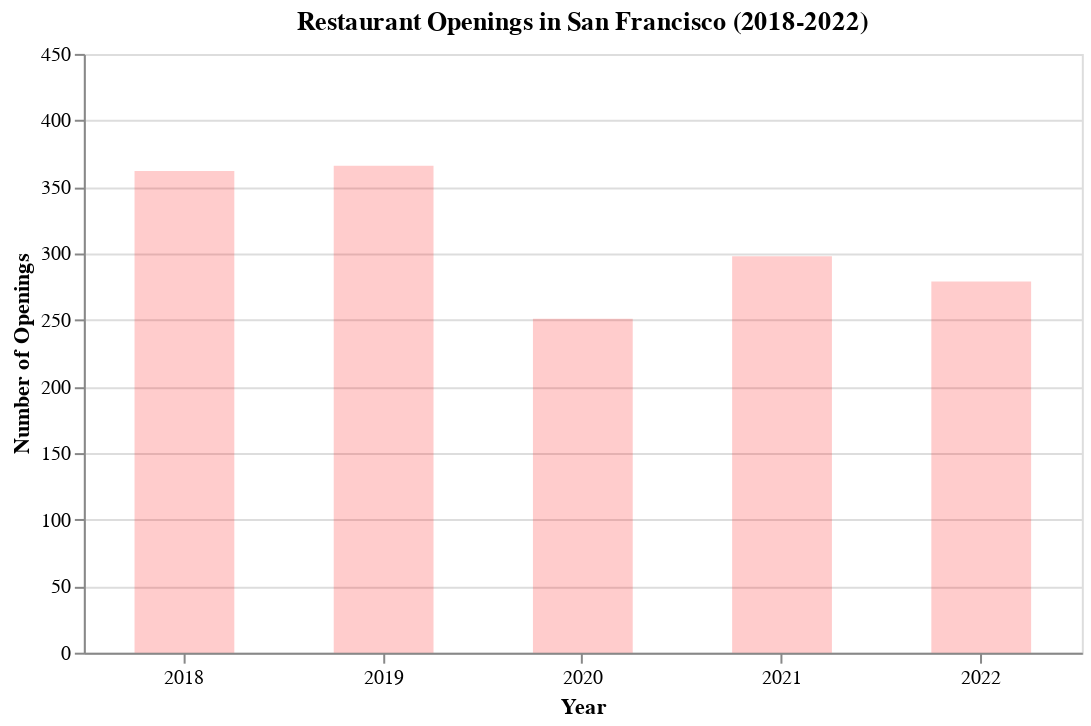

The notebook cell this image was saved under:
### Code cell
# Visualize findings in a bar graph
chart = alt.Chart(sf_biz_restaurant_bar).mark_bar(size=50).encode(
    x=alt.X('Start_Year:O', axis=alt.Axis(title='Year', format='d', labelAngle=0), scale=alt.Scale(padding=0.01)),
    y=alt.Y('Count_Openings:Q', sort='-y', axis=alt.Axis(title='Number of Openings'), scale=alt.Scale(domain=[0, 450])),
    tooltip=[alt.Tooltip('Count_Openings:Q', format='.0f')]
).properties(
    title='Restaurant Openings in San Francisco (2018-2022)',
    width=500
).configure_mark(
    opacity=0.2,
    color='red'
    )

# display chart
chart

### Figure 1 — Vega-Lite specification as saved in the notebook (floating-point values rounded to 4 significant figures)
{"config": {"view": {"continuousWidth": 400, "continuousHeight": 300}, "mark": {"color": "red", "opacity": 0.2}}, "data": {"name": "data-d907f4bbff885ecbbc5c859aae815696"}, "mark": {"type": "bar", "size": 50}, "encoding": {"tooltip": [{"field": "Count_Openings", "format": ".0f", "type": "quantitative"}], "x": {"axis": {"format": "d", "labelAngle": 0, "title": "Year"}, "field": "Start_Year", "scale": {"padding": 0.01}, "type": "ordinal"}, "y": {"axis": {"title": "Number of Openings"}, "field": "Count_Openings", "scale": {"domain": [0, 450]}, "sort": "-y", "type": "quantitative"}}, "title": "Restaurant Openings in San Francisco (2018-2022)", "width": 500, "$schema": "https://vega.github.io/schema/vega-lite/v4.17.0.json", "datasets": {"data-d907f4bbff885ecbbc5c859aae815696": [{"LIC Code": "restaurant", "Start_Year": "2018", "Count_Openings": 362}, {"LIC Code": "restaurant", "Start_Year": "2019", "Count_Openings": 366}, {"LIC Code": "restaurant", "Start_Year": "2020", "Count_Openings": 251}, {"LIC Code": "restaurant", "Start_Year": "2021", "Count_Openings": 298}, {"LIC Code": "restaurant", "Start_Year": "2022", "Count_Openings": 279}]}}
